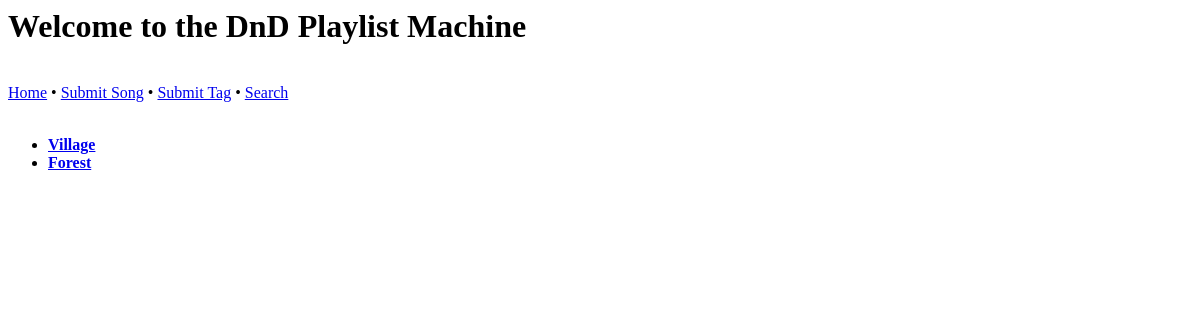
/, run on an earlier commit of the app's database.
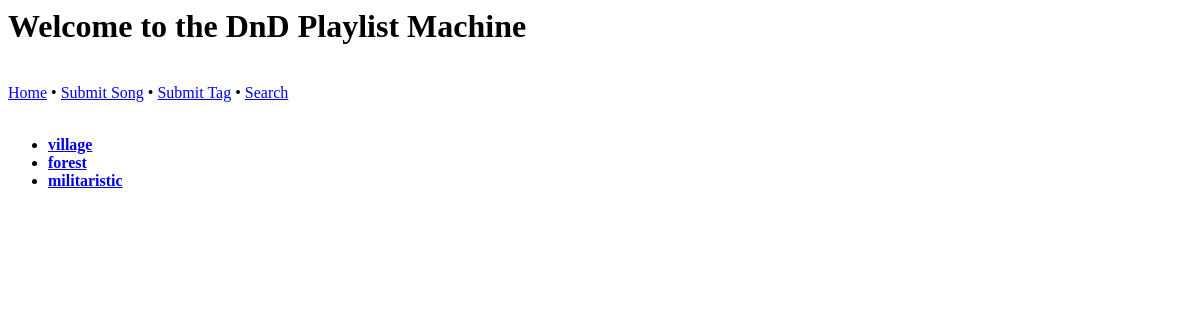
And on a later commit of the database.
### categories/models.py (models this page shows, shortened)
class Category(models.Model):
    name = models.CharField(max_length=30)

### categories/views.py (the view)
# urls.py: path('', views.taglist, name='tag_list'),
def taglist(request):
    tag_list = Category.objects.all()
    context = {
        'tag_list': tag_list,
    }
    return render(request, 'categories/tags.html', context)

### categories/templates/categories/tags.html
{% extends "SoundMixer/base.html" %}
{% block body %}
  {% if tag_list %}
    <ul>
      {% for tag in tag_list %}
        <li><b><a href="{% url 'categories:get_tag_songs' tag.name %}">{{ tag.name }}</a></b><br>
        </li>
      {% endfor %}
    </ul>
  {% else %}
    There's nothing here :(
  {% endif %}
{% endblock %}

### templates/SoundMixer/base.html (shortened to what this page needs)
<h1>Welcome to the DnD Playlist Machine</h1><br>
<a href="{% url 'categories:tag_list' %}"> Home</a> •
<a href="{% url 'categories:submit_song' %}"> Submit Song</a> •
<a href="{% url 'categories:submit_tag' %}"> Submit Tag</a> •
<a href="{% url 'categories:search' %}"> Search</a>
{% block body %}{% endblock %}

What changed in the data, as far as the page shows it:
changed Category: name "Village" → "village"
changed Category: name "Forest" → "forest"
added Category: name "militaristic"
